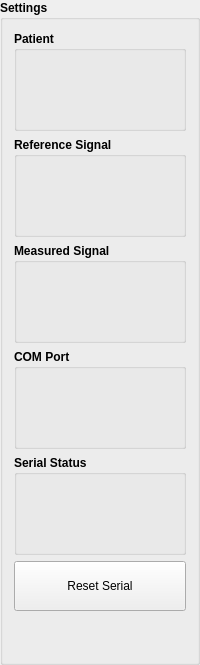
       <widget class="QGroupBox" name="groupBox_2">
        <property name="sizePolicy">
         <sizepolicy hsizetype="Fixed" vsizetype="Expanding">
          <horstretch>1</horstretch>
          <verstretch>0</verstretch>
         </sizepolicy>
        </property>
        <property name="minimumSize">
         <size>
          <width>175</width>
          <height>0</height>
         </size>
        </property>
        <property name="font">
         <font>
          <weight>75</weight>
          <bold>true</bold>
         </font>
        </property>
        <property name="title">
         <string>Settings</string>
        </property>
        <layout class="QVBoxLayout" name="verticalLayout">
         <item>
          <widget class="QGroupBox" name="groupBox_3">
           <property name="minimumSize">
            <size>
             <width>0</width>
             <height>100</height>
            </size>
           </property>
           <property name="title">
            <string>Patient</string>
           </property>
           <layout class="QHBoxLayout" name="horizontalLayout_12">
            <item>
             <layout class="QHBoxLayout" name="horizontalLayout_9">
              <item>
               <widget class="QLabel" name="lbl_patientnumber">
                <property name="font">
                 <font>
                  <weight>50</weight>
                  <bold>false</bold>
                 </font>
                </property>
                <property name="text">
                 <string/>
                </property>
                <property name="alignment">
                 <set>Qt::AlignCenter</set>
                </property>
               </widget>
              </item>
             </layout>
            </item>
           </layout>
          </widget>
         </item>
         <item>
          <widget class="QGroupBox" name="groupBox_6">
           <property name="minimumSize">
            <size>
             <width>0</width>
             <height>100</height>
            </size>
           </property>
           <property name="title">
            <string>Reference Signal</string>
           </property>
           <layout class="QHBoxLayout" name="horizontalLayout_13">
            <item>
             <layout class="QHBoxLayout" name="horizontalLayout_10">
              <item>
               <widget class="QLabel" name="lbl_referencesignal">
                <property name="font">
                 <font>
                  <weight>50</weight>
                  <bold>false</bold>
                 </font>
                </property>
                <property name="text">
                 <string/>
                </property>
                <property name="alignment">
                 <set>Qt::AlignCenter</set>
                </property>
               </widget>
              </item>
             </layout>
            </item>
           </layout>
          </widget>
         </item>
         <item>
          <widget class="QGroupBox" name="groupBox_4">
           <property name="minimumSize">
            <size>
             <width>0</width>
             <height>100</height>
            </size>
           </property>
           <property name="title">
            <string>Measured Signal</string>
           </property>
           <layout class="QHBoxLayout" name="horizontalLayout_14">
            <item>
             <layout class="QHBoxLayout" name="horizontalLayout_11">
              <item>
               <widget class="QLabel" name="lbl_measuredsignal">
                <property name="font">
                 <font>
                  <weight>50</weight>
                  <bold>false</bold>
                 </font>
                </property>
                <property name="text">
                 <string/>
                </property>
                <property name="alignment">
                 <set>Qt::AlignCenter</set>
                </property>
               </widget>
              </item>
             </layout>
            </item>
           </layout>
          </widget>
         </item>
         <item>
          <widget class="QGroupBox" name="groupBox_5">
           <property name="minimumSize">
            <size>
             <width>0</width>
             <height>100</height>
            </size>
           </property>
           <property name="title">
            <string>COM Port</string>
           </property>
           <layout class="QHBoxLayout" name="horizontalLayout_17">
            <item>
             <layout class="QHBoxLayout" name="horizontalLayout_15">
              <item>
               <widget class="QLabel" name="lbl_comport">
                <property name="font">
                 <font>
                  <weight>50</weight>
                  <bold>false</bold>
                 </font>
                </property>
                <property name="text">
                 <string/>
                </property>
                <property name="alignment">
                 <set>Qt::AlignCenter</set>
                </property>
               </widget>
              </item>
             </layout>
            </item>
           </layout>
          </widget>
         </item>
         <item>
          <widget class="QGroupBox" name="groupBox_7">
           <property name="minimumSize">
            <size>
             <width>0</width>
             <height>100</height>
            </size>
           </property>
           <property name="title">
            <string>Serial Status</string>
           </property>
           <layout class="QHBoxLayout" name="horizontalLayout_18">
            <item>
             <layout class="QHBoxLayout" name="horizontalLayout_16">
              <item>
               <widget class="QLabel" name="lbl_serialstatus">
                <property name="font">
                 <font>
                  <weight>50</weight>
                  <bold>false</bold>
                 </font>
                </property>
                <property name="text">
                 <string/>
                </property>
                <property name="alignment">
                 <set>Qt::AlignCenter</set>
                </property>
               </widget>
              </item>
             </layout>
            </item>
           </layout>
          </widget>
         </item>
         <item>
          <widget class="QPushButton" name="btn_resetserial">
           <property name="minimumSize">
            <size>
             <width>0</width>
             <height>50</height>
            </size>
           </property>
           <property name="font">
            <font>
             <weight>50</weight>
             <bold>false</bold>
            </font>
           </property>
           <property name="text">
            <string>Reset Serial</string>
           </property>
          </widget>
         </item>
         <item>
          <spacer name="verticalSpacer_6">
           <property name="orientation">
            <enum>Qt::Vertical</enum>
           </property>
           <property name="sizeHint" stdset="0">
            <size>
             <width>20</width>
             <height>40</height>
            </size>
           </property>
          </spacer>
         </item>
        </layout>
       </widget>
